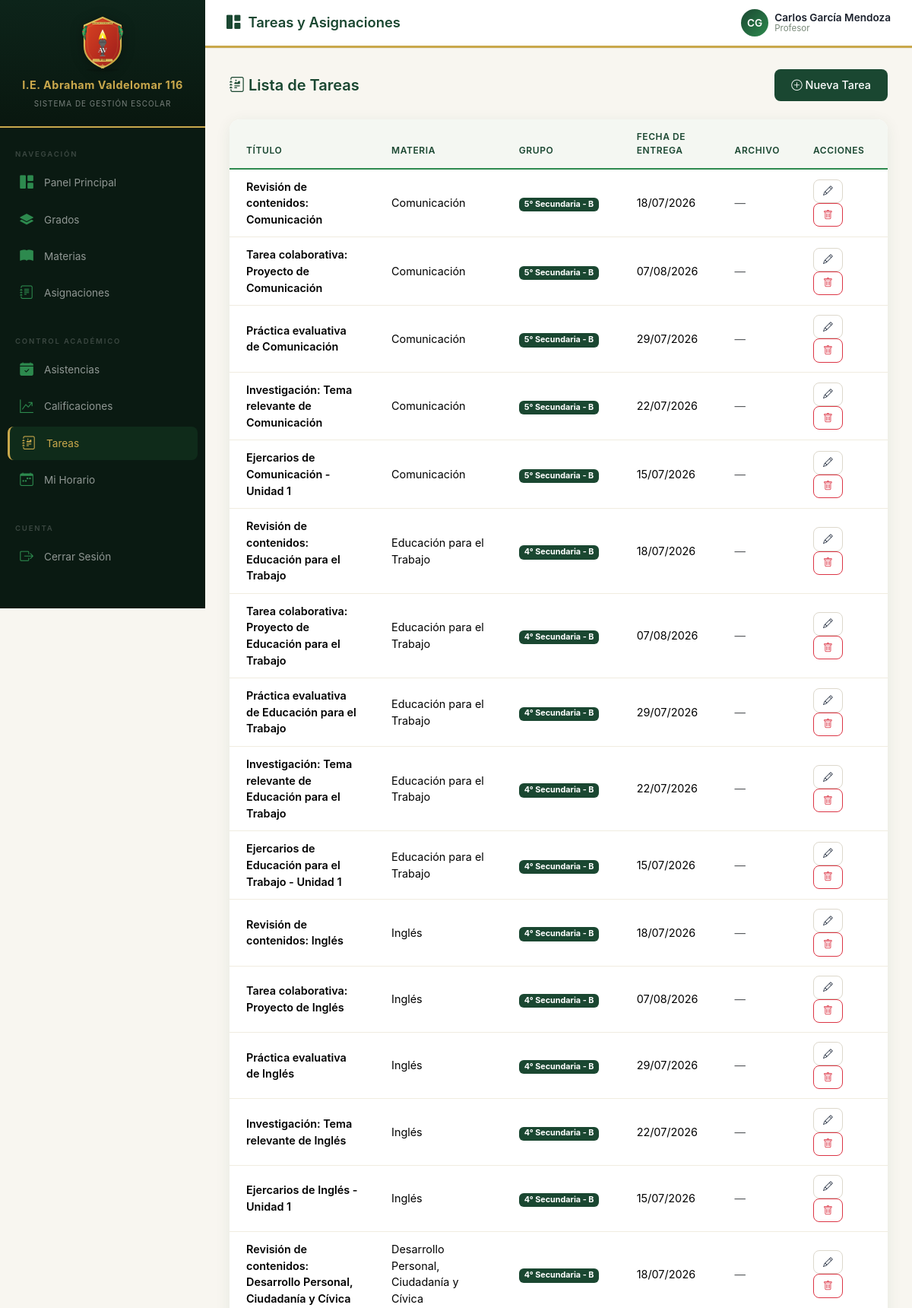
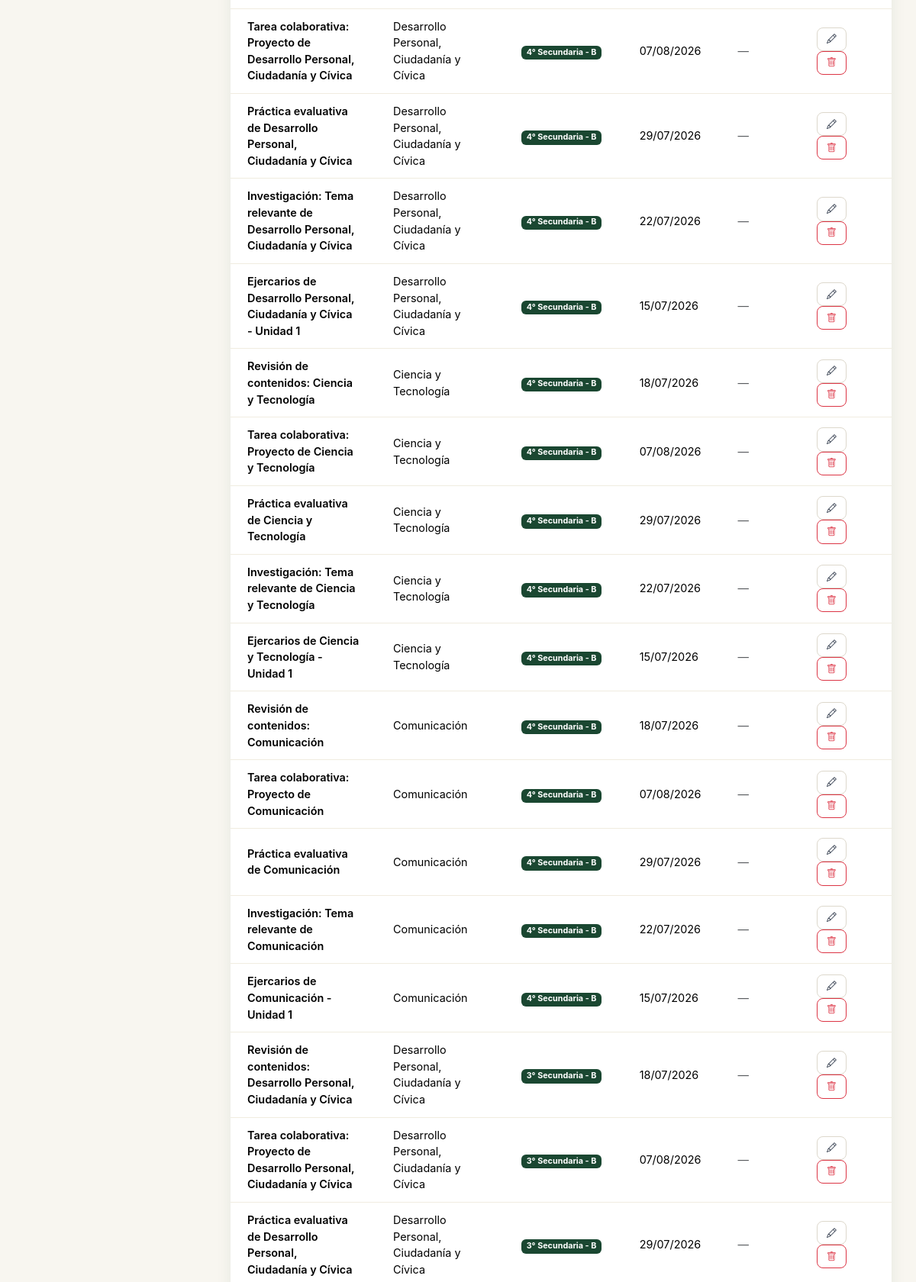
The page /tareas/ (signed in, upper part) on the database its author committed (2 pictures, top to bottom).
### usuarios/models.py (models this page shows, shortened)
class Usuario(AbstractUser):
    TIPO_USUARIO = [
        ('admin', 'Administrador'),
        ('director', 'Director'),
        ('profesor', 'Profesor'),
        ('alumno', 'Alumno'),
        ('padre', 'Padre de Familia'),
    ]
    rol = models.CharField(max_length=20, choices=TIPO_USUARIO, default='alumno')
    dni = models.CharField(max_length=8, unique=True, blank=True, null=True, verbose_name='DNI')
    telefono = models.CharField(max_length=15, blank=True, null=True)
    direccion = models.TextField(blank=True, null=True)
    foto = models.ImageField(upload_to='fotos/', blank=True, null=True)
    especialidad = models.CharField(max_length=200, blank=True, null=True, verbose_name='Especialidad')
    titulo_profesional = models.CharField(max_length=200, blank=True, null=True, verbose_name='Título Profesional')
    fecha_nacimiento = models.DateField(blank=True, null=True, verbose_name='Fecha de Nacimiento')
    class Meta:
        verbose_name = 'Usuario'
        verbose_name_plural = 'Usuarios'

### tareas/models.py (models this page shows, shortened)
class Tarea(models.Model):
    titulo = models.CharField(max_length=200, verbose_name='Título')
    descripcion = models.TextField(blank=True, verbose_name='Descripción')
    archivo = models.FileField(upload_to='tareas/', blank=True, null=True, verbose_name='Archivo adjunto')
    fecha_entrega = models.DateField(verbose_name='Fecha de entrega')
    profesor = models.ForeignKey(
        settings.AUTH_USER_MODEL,
        on_delete=models.CASCADE,
        related_name='tareas_creadas',
        limit_choices_to={'rol': 'profesor'},
        verbose_name='Profesor',
    )
    materia = models.ForeignKey(Materia, on_delete=models.CASCADE, related_name='tareas', verbose_name='Materia')
    grupo = models.ForeignKey(Grupo, on_delete=models.CASCADE, related_name='tareas', verbose_name='Grupo')
    fecha_creacion = models.DateTimeField(auto_now_add=True, verbose_name='Fecha de creación')
    activo = models.BooleanField(default=True, verbose_name='Activo')
    class Meta:
        verbose_name = 'Tarea'
        verbose_name_plural = 'Tareas'
        ordering = ['-fecha_creacion']

### academico/models.py (models this page shows, shortened)
class Materia(models.Model):
    nombre = models.CharField(max_length=100)
    grado = models.ForeignKey(Grado, on_delete=models.CASCADE, related_name='materias')
    class Meta:
        verbose_name = 'Materia'
        verbose_name_plural = 'Materias'

class Grupo(models.Model):
    nombre = models.CharField(max_length=10, help_text="Ej: A, B, C, Único")
    grado = models.ForeignKey(Grado, on_delete=models.CASCADE, related_name='grupos')
    class Meta:
        verbose_name = 'Grupo'
        verbose_name_plural = 'Grupos'

class Grado(models.Model):
    nombre = models.CharField(max_length=100)
    nivel = models.CharField(max_length=50, choices=[
        ('preescolar', 'Preescolar'),
        ('primaria', 'Primaria'),
        ('secundaria', 'Secundaria'),
    ])
    orden = models.IntegerField(help_text="Orden del grado (1, 2, 3, etc.)")
    class Meta:
        verbose_name = 'Grado'
        verbose_name_plural = 'Grados'
        ordering = ['nivel', 'orden']

### tareas/views.py (the view)
# urls.py: path('', views.lista_tareas, name='lista_tareas'),
@login_required
def lista_tareas(request):
    if request.user.rol == 'profesor':
        tareas = Tarea.objects.filter(
            profesor=request.user
        ).select_related('materia', 'grupo', 'grupo__grado')
    elif request.user.rol in ('admin', 'director'):
        tareas = Tarea.objects.all().select_related('profesor', 'materia', 'grupo', 'grupo__grado')
    else:
        inscripciones = request.user.inscripciones.filter(activo=True)
        grupos_ids = inscripciones.values_list('grupo_id', flat=True)
        tareas = Tarea.objects.filter(
            grupo_id__in=grupos_ids, activo=True
        ).select_related('profesor', 'materia', 'grupo', 'grupo__grado')
    return render(request, 'tareas/lista_tareas.html', {'tareas': tareas})

### templates/tareas/lista_tareas.html (shortened to what this page needs)
{% extends 'base.html' %}
{% block page_title %}Tareas y Asignaciones{% endblock %}
{% block content %}
<div class="d-flex justify-content-between align-items-center mb-4 fade-in">
    <h5 class="mb-0" style="color:var(--primary);font-weight:600;">
        <i class="bi bi-journal-richtext"></i> Lista de Tareas
    </h5>
    {% if user.rol == 'profesor' or user.rol == 'admin' or user.rol == 'director' %}
    <a href="{% url 'crear_tarea' %}" class="btn btn-primary">
        <i class="bi bi-plus-circle"></i> Nueva Tarea
    </a>
    {% endif %}
</div>
{% if tareas %}
<div class="table-container fade-in">
    <table class="table">
        <thead>
            <tr>
                <th>Título</th>
                <th>Materia</th>
                <th>Grupo</th>
                <th>Fecha de entrega</th>
                <th>Archivo</th>
                <th style="width:120px;">Acciones</th>
            </tr>
        </thead>
        <tbody>
            {% for t in tareas %}
            <tr>
                <td class="fw-semibold">{{ t.titulo }}</td>
                <td>{{ t.materia.nombre }}</td>
                <td><span class="badge" style="background:var(--primary);color:#fff;">{{ t.grupo.grado.nombre }} - {{ t.grupo.nombre }}</span></td>
                <td>{{ t.fecha_entrega|date:"d/m/Y" }}</td>
                <td>
                    {% if t.archivo %}
                    <a href="{{ t.archivo.url }}" class="btn btn-sm btn-outline-primary" target="_blank">
                        <i class="bi bi-paperclip"></i> Ver
                    </a>
                    {% else %}
                    <span class="text-muted">—</span>
                    {% endif %}
                </td>
                <td>
                    {% if user.rol == 'profesor' and t.profesor == user or user.rol == 'admin' or user.rol == 'director' %}
                    <a href="{% url 'editar_tarea' t.id %}" class="btn btn-sm btn-outline-secondary" title="Editar">
                        <i class="bi bi-pencil"></i>
                    </a>
                    <a href="{% url 'eliminar_tarea' t.id %}" class="btn btn-sm btn-outline-danger"
                       onclick="return confirm('¿Eliminar esta tarea?')" title="Eliminar">
                        <i class="bi bi-trash"></i>
                    </a>
                    {% endif %}
                </td>
            </tr>
            {% endfor %}
        </tbody>
    </table>
</div>
{% endif %}
{% endblock %}

### templates/base.html (shortened to what this page needs)
<!DOCTYPE html>
<html lang="es">
<head>
    <link href="https://cdn.jsdelivr.net/npm/bootstrap@5.3.3/dist/css/bootstrap.min.css" rel="stylesheet">
    <link rel="stylesheet" href="https://cdn.jsdelivr.net/npm/bootstrap-icons@1.11.3/font/bootstrap-icons.min.css">
    <link rel="stylesheet" href="/static/css/styles.css">
</head>
<body>
{% if user.is_authenticated %}
<div class="wrapper">
    <nav class="sidebar" id="sidebar">
        <div class="sidebar-header">
            <img src="/static/img/escudo.svg" alt="Escudo" class="escudo-img">
            <h3>I.E. Abraham Valdelomar 116</h3>
            <small>Sistema de Gestión Escolar</small>
        </div>
        <div class="sidebar-menu">
            {% if user.rol == 'alumno' %}
            <ul class="nav flex-column">
                <li class="nav-item active">
                    <a class="nav-link" href="{% url 'home' %}">
                        <i class="bi bi-house-fill"></i> Inicio
                    </a>
                </li>
            </ul>
            <div class="menu-label">Académico</div>
            <ul class="nav flex-column">
                <li class="nav-item">
                    <a class="nav-link" href="{% url 'mis_cursos' %}">
                        <i class="bi bi-briefcase-fill"></i> Mis Cursos
                    </a>
                </li>
                <li class="nav-item">
                    <a class="nav-link" href="{% url 'plan_estudios' %}">
                        <i class="bi bi-journal-bookmark-fill"></i> Plan de Estudios
                    </a>
                </li>
                <li class="nav-item">
                    <a class="nav-link" href="{% url 'mis_horarios' %}">
                        <i class="bi bi-clock-fill"></i> Mi Horario
                    </a>
                </li>
                <li class="nav-item">
                    <a class="nav-link" href="{% url 'lista_calificaciones' %}">
                        <i class="bi bi-star-fill"></i> Mis Notas
                    </a>
                </li>
                <li class="nav-item">
                    <a class="nav-link" href="{% url 'mis_asistencias' %}">
                        <i class="bi bi-clipboard2-check-fill"></i> Mi Asistencia
                    </a>
                </li>
                <li class="nav-item">
                    <a class="nav-link" href="{% url 'lista_tareas' %}">
                        <i class="bi bi-journal-text"></i> Tareas
                    </a>
                </li>
                <li class="nav-item">
                    <a class="nav-link" href="{% url 'lista_materias' %}">
                        <i class="bi bi-box-seam-fill"></i> Materiales
                    </a>
                </li>
            </ul>
            <div class="menu-label">Formación</div>
            <ul class="nav flex-column">
                <li class="nav-item">
                    <a class="nav-link disabled" href="#" tabindex="-1" aria-disabled="true" style="opacity:0.45;">
                        <i class="bi bi-heart-fill"></i> Conducta
                    </a>
                </li>
                <li class="nav-item">
                    <a class="nav-link disabled" href="#" tabindex="-1" aria-disabled="true" style="opacity:0.45;">
                        <i class="bi bi-award-fill"></i> Logros
                    </a>
                </li>
            </ul>
            <div class="menu-label">Comunicación</div>
            <ul class="nav flex-column">
                <li class="nav-item">
                    <a class="nav-link disabled" href="#" tabindex="-1" aria-disabled="true" style="opacity:0.45;">
                        <i class="bi bi-megaphone-fill"></i> Comunicados
                    </a>
                </li>
                <li class="nav-item">
                    <a class="nav-link disabled" href="#" tabindex="-1" aria-disabled="true" style="opacity:0.45;">
                        <i class="bi bi-chat-dots-fill"></i> Mensajes
                    </a>
                </li>
            </ul>
            <div class="menu-label">Cuenta</div>
            <ul class="nav flex-column">
                <li class="nav-item">
                    <a class="nav-link" href="{% url 'perfil' %}">
                        <i class="bi bi-person-fill"></i> Mi Perfil
                    </a>
                </li>
                <li class="nav-item">
                    <a class="nav-link disabled" href="#" tabindex="-1" aria-disabled="true" style="opacity:0.45;">
                        <i class="bi bi-gear-fill"></i> Configuración
                    </a>
                </li>
            </ul>
            <div class="sidebar-logout mt-auto">
                <form method="post" action="{% url 'logout' %}" class="d-inline w-100">
                    {% csrf_token %}
                    <button type="submit" class="sidebar-logout-btn">
                        <i class="bi bi-box-arrow-right"></i> Cerrar Sesión
                    </button>
                </form>
            </div>
            {% else %}
            <div class="menu-label">Navegación</div>
            <ul class="nav flex-column">
                <li class="nav-item">
                    <a class="nav-link" href="{% url 'home' %}">
                        <i class="bi bi-grid-1x2-fill"></i> Panel Principal
                    </a>
                </li>
                {% if user.rol == 'admin' or user.rol == 'director' or user.rol == 'profesor' %}
                <li class="nav-item">
                    <a class="nav-link" href="{% url 'lista_grados' %}">
                        <i class="bi bi-layers-fill"></i> Grados
                    </a>
                </li>
                {% endif %}
                <li class="nav-item">
                    <a class="nav-link" href="{% url 'lista_materias' %}">
                        <i class="bi bi-book-fill"></i> Materias
                    </a>
                </li>
                <li class="nav-item">
                    <a class="nav-link" href="{% url 'lista_asignaciones' %}">
                        <i class="bi bi-journal-text"></i> Asignaciones
                    </a>
                </li>
            </ul>
            <div class="menu-label mt-3">Control Académico</div>
            <ul class="nav flex-column">
                {% if user.rol == 'profesor' or user.rol == 'admin' or user.rol == 'director' %}
                <li class="nav-item">
                    <a class="nav-link" href="{% url 'lista_asistencias' %}">
                        <i class="bi bi-calendar-check-fill"></i> Asistencias
                    </a>
                </li>
                <li class="nav-item">
                    <a class="nav-link" href="{% url 'lista_calificaciones' %}">
                        <i class="bi bi-graph-up-arrow"></i> Calificaciones
                    </a>
                </li>
                {% endif %}
                <li class="nav-item">
                    <a class="nav-link" href="{% url 'lista_tareas' %}">
                        <i class="bi bi-journal-richtext"></i> Tareas
                    </a>
                </li>
                {% if user.rol == 'profesor' %}
                <li class="nav-item">
                    <a class="nav-link" href="{% url 'mis_horarios' %}">
                        <i class="bi bi-calendar-week"></i> Mi Horario
                    </a>
                </li>
                {% endif %}
            </ul>
            <div class="menu-label mt-3">Cuenta</div>
            <ul class="nav flex-column">
                <li class="nav-item">
                    <form method="post" action="{% url 'logout' %}" class="d-inline w-100">
                        <button type="submit" class="nav-link w-100 text-start" style="background:none;border:none;">
                            <i class="bi bi-box-arrow-right"></i> Cerrar Sesión
                        </button>
                    </form>
                </li>
            </ul>
            {% endif %}
        </div>
    </nav>
    <div class="content">
        <nav class="top-navbar">
            <div class="d-flex align-items-center gap-3">
                <div class="page-title">
                    <i class="bi bi-{{ icon|default:'grid-1x2-fill' }}"></i>
                    {% block page_title %}Panel Principal{% endblock %}
                </div>
            </div>
            <div class="user-dropdown dropdown">
                <div class="d-flex align-items-center gap-2" data-bs-toggle="dropdown">
                    <div class="user-avatar">
                        {{ user.first_name|first|upper }}{{ user.last_name|first|upper }}
                    </div>
                    <div class="user-info d-none d-md-block">
                        <div class="user-name">{{ user.get_full_name|default:user.username }}</div>
                        <div class="user-role">{{ user.get_rol_display }}</div>
                    </div>
                </div>
            </div>
        </nav>
        <main class="main-content">
            {% block content %}{% endblock %}
        </main>
    </div>
</div>
{% else %}
    {% block auth_content %}{% endblock %}
{% endif %}
</body>
</html>

### rows shown on the page
Usuario: first_name|first "C", last_name|first "G", get_full_name "Carlos García Mendoza", rol "Profesor"
Tarea: titulo "Revisión de contenidos: Comunicación", materia.nombre "Comunicación", grupo.grado.nombre "5° Secundaria", grupo.nombre "B", fecha_entrega "18/07/2026"
Tarea: titulo "Tarea colaborativa: Proyecto de Comunicación", materia.nombre "Comunicación", grupo.grado.nombre "5° Secundaria", grupo.nombre "B", fecha_entrega "07/08/2026"
Tarea: titulo "Práctica evaluativa de Comunicación", materia.nombre "Comunicación", grupo.grado.nombre "5° Secundaria", grupo.nombre "B", fecha_entrega "29/07/2026"
Tarea: titulo "Investigación: Tema relevante de Comunicación", materia.nombre "Comunicación", grupo.grado.nombre "5° Secundaria", grupo.nombre "B", fecha_entrega "22/07/2026"
Tarea: titulo "Ejercarios de Comunicación - Unidad 1", materia.nombre "Comunicación", grupo.grado.nombre "5° Secundaria", grupo.nombre "B", fecha_entrega "15/07/2026"
Tarea: titulo "Revisión de contenidos: Educación para el Trabajo", materia.nombre "Educación para el Trabajo", grupo.grado.nombre "4° Secundaria", grupo.nombre "B", fecha_entrega "18/07/2026"
Tarea: titulo "Tarea colaborativa: Proyecto de Educación para el Trabajo", materia.nombre "Educación para el Trabajo", grupo.grado.nombre "4° Secundaria", grupo.nombre "B", fecha_entrega "07/08/2026"
Tarea: titulo "Práctica evaluativa de Educación para el Trabajo", materia.nombre "Educación para el Trabajo", grupo.grado.nombre "4° Secundaria", grupo.nombre "B", fecha_entrega "29/07/2026"
Tarea: titulo "Investigación: Tema relevante de Educación para el Trabajo", materia.nombre "Educación para el Trabajo", grupo.grado.nombre "4° Secundaria", grupo.nombre "B", fecha_entrega "22/07/2026"
Tarea: titulo "Ejercarios de Educación para el Trabajo - Unidad 1", materia.nombre "Educación para el Trabajo", grupo.grado.nombre "4° Secundaria", grupo.nombre "B", fecha_entrega "15/07/2026"
Tarea: titulo "Revisión de contenidos: Inglés", materia.nombre "Inglés", grupo.grado.nombre "4° Secundaria", grupo.nombre "B", fecha_entrega "18/07/2026"
Tarea: titulo "Tarea colaborativa: Proyecto de Inglés", materia.nombre "Inglés", grupo.grado.nombre "4° Secundaria", grupo.nombre "B", fecha_entrega "07/08/2026"
Tarea: titulo "Práctica evaluativa de Inglés", materia.nombre "Inglés", grupo.grado.nombre "4° Secundaria", grupo.nombre "B", fecha_entrega "29/07/2026"
Tarea: titulo "Investigación: Tema relevante de Inglés", materia.nombre "Inglés", grupo.grado.nombre "4° Secundaria", grupo.nombre "B", fecha_entrega "22/07/2026"
Tarea: titulo "Ejercarios de Inglés - Unidad 1", materia.nombre "Inglés", grupo.grado.nombre "4° Secundaria", grupo.nombre "B", fecha_entrega "15/07/2026"
Tarea: titulo "Revisión de contenidos: Desarrollo Personal, Ciudadanía y Cívica", materia.nombre "Desarrollo Personal, Ciudadanía y Cívica", grupo.grado.nombre "4° Secundaria", grupo.nombre "B", fecha_entrega "18/07/2026"
Tarea: titulo "Tarea colaborativa: Proyecto de Desarrollo Personal, Ciudadanía y Cívica", materia.nombre "Desarrollo Personal, Ciudadanía y Cívica", grupo.grado.nombre "4° Secundaria", grupo.nombre "B", fecha_entrega "07/08/2026"
Tarea: titulo "Práctica evaluativa de Desarrollo Personal, Ciudadanía y Cívica", materia.nombre "Desarrollo Personal, Ciudadanía y Cívica", grupo.grado.nombre "4° Secundaria", grupo.nombre "B", fecha_entrega "29/07/2026"
Tarea: titulo "Investigación: Tema relevante de Desarrollo Personal, Ciudadanía y Cívica", materia.nombre "Desarrollo Personal, Ciudadanía y Cívica", grupo.grado.nombre "4° Secundaria", grupo.nombre "B", fecha_entrega "22/07/2026"
Tarea: titulo "Ejercarios de Desarrollo Personal, Ciudadanía y Cívica - Unidad 1", materia.nombre "Desarrollo Personal, Ciudadanía y Cívica", grupo.grado.nombre "4° Secundaria", grupo.nombre "B", fecha_entrega "15/07/2026"
Tarea: titulo "Revisión de contenidos: Ciencia y Tecnología", materia.nombre "Ciencia y Tecnología", grupo.grado.nombre "4° Secundaria", grupo.nombre "B", fecha_entrega "18/07/2026"
Tarea: titulo "Tarea colaborativa: Proyecto de Ciencia y Tecnología", materia.nombre "Ciencia y Tecnología", grupo.grado.nombre "4° Secundaria", grupo.nombre "B", fecha_entrega "07/08/2026"
Tarea: titulo "Práctica evaluativa de Ciencia y Tecnología", materia.nombre "Ciencia y Tecnología", grupo.grado.nombre "4° Secundaria", grupo.nombre "B", fecha_entrega "29/07/2026"
Tarea: titulo "Investigación: Tema relevante de Ciencia y Tecnología", materia.nombre "Ciencia y Tecnología", grupo.grado.nombre "4° Secundaria", grupo.nombre "B", fecha_entrega "22/07/2026"
Tarea: titulo "Ejercarios de Ciencia y Tecnología - Unidad 1", materia.nombre "Ciencia y Tecnología", grupo.grado.nombre "4° Secundaria", grupo.nombre "B", fecha_entrega "15/07/2026"
Tarea: titulo "Revisión de contenidos: Comunicación", materia.nombre "Comunicación", grupo.grado.nombre "4° Secundaria", grupo.nombre "B", fecha_entrega "18/07/2026"
Tarea: titulo "Tarea colaborativa: Proyecto de Comunicación", materia.nombre "Comunicación", grupo.grado.nombre "4° Secundaria", grupo.nombre "B", fecha_entrega "07/08/2026"
Tarea: titulo "Práctica evaluativa de Comunicación", materia.nombre "Comunicación", grupo.grado.nombre "4° Secundaria", grupo.nombre "B", fecha_entrega "29/07/2026"
Tarea: titulo "Investigación: Tema relevante de Comunicación", materia.nombre "Comunicación", grupo.grado.nombre "4° Secundaria", grupo.nombre "B", fecha_entrega "22/07/2026"
Tarea: titulo "Ejercarios de Comunicación - Unidad 1", materia.nombre "Comunicación", grupo.grado.nombre "4° Secundaria", grupo.nombre "B", fecha_entrega "15/07/2026"
Tarea: titulo "Revisión de contenidos: Desarrollo Personal, Ciudadanía y Cívica", materia.nombre "Desarrollo Personal, Ciudadanía y Cívica", grupo.grado.nombre "3° Secundaria", grupo.nombre "B", fecha_entrega "18/07/2026"
Tarea: titulo "Tarea colaborativa: Proyecto de Desarrollo Personal, Ciudadanía y Cívica", materia.nombre "Desarrollo Personal, Ciudadanía y Cívica", grupo.grado.nombre "3° Secundaria", grupo.nombre "B", fecha_entrega "07/08/2026"
Tarea: titulo "Práctica evaluativa de Desarrollo Personal, Ciudadanía y Cívica", materia.nombre "Desarrollo Personal, Ciudadanía y Cívica", grupo.grado.nombre "3° Secundaria", grupo.nombre "B", fecha_entrega "29/07/2026"
